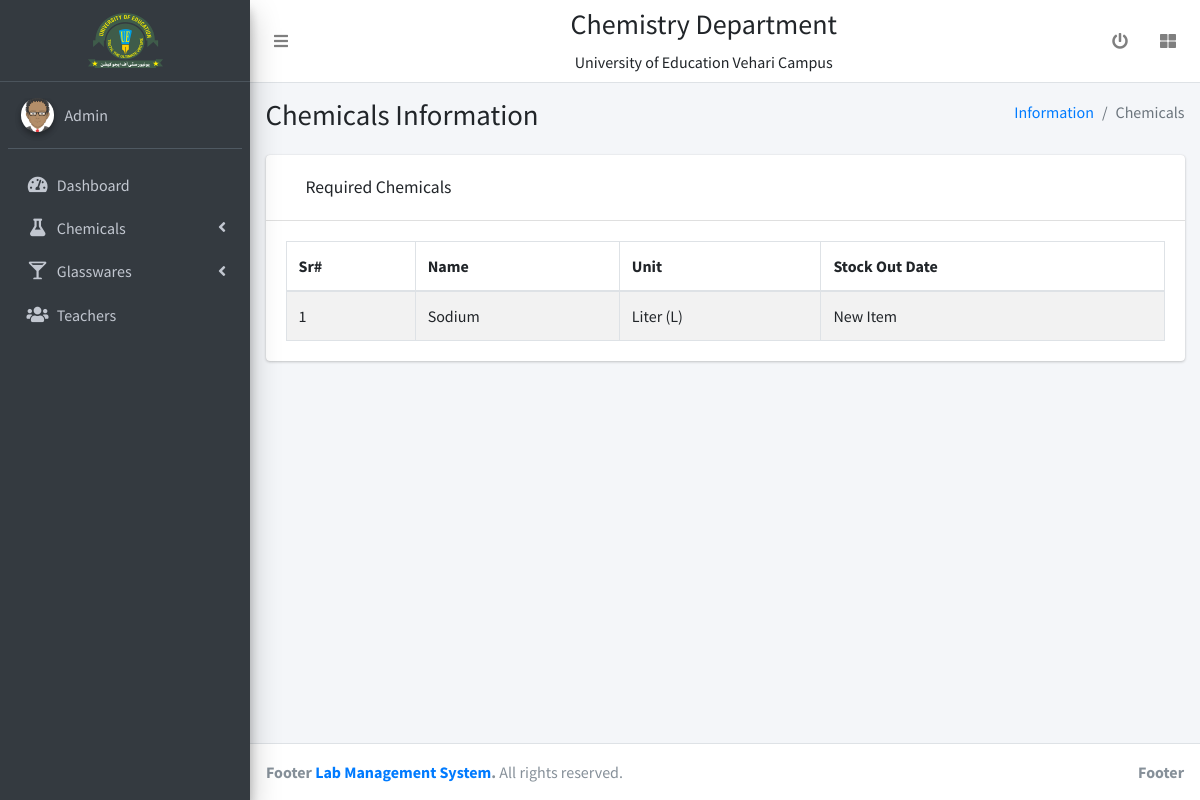
The page /required-chemical.php (signed in) on the database its author committed.
### tables this page shows
CREATE TABLE `chemical_stock` (
  `id` int(11) NOT NULL,
  `chemical_id` int(11) NOT NULL,
  `c_stock` int(11) NOT NULL DEFAULT '0',
  `CreationDate` varchar(255) NOT NULL,
  `UpdationDate` varchar(255) NOT NULL
);

CREATE TABLE `chemicals` (
  `c_id` int(11) NOT NULL,
  `c_name` varchar(11) NOT NULL,
  `c_unit` varchar(255) NOT NULL,
  `CreationDate` varchar(255) NOT NULL,
  `UpdationDate` varchar(255) NOT NULL
);

### required-chemical.php (the view, shortened to what this page needs)
<?php
include 'others/dbconn.php';
 ?>
<?php include 'others/header.php'; ?>
<?php include 'others/sidebar.php'; ?>
  <div class="content-wrapper">
    <section class="content-header">
      <div class="container-fluid">
        <div class="row mb-2">
          <div class="col-sm-6">
            <h1>Chemicals Information</h1>
          </div>
          <div class="col-sm-6">
            <ol class="breadcrumb float-sm-right">
              <li class="breadcrumb-item"><a href="#">Information</a></li>
              <li class="breadcrumb-item active">Chemicals</li>
            </ol>
          </div>
        </div>
      </div>
    </section>
    <section class="content">
      <div class="container-fluid">
        <div class="row">
          <div class="col-12">
            <div class="card">
              <div class="card-header">
                <div class="row" style="padding: 10px 20px;">
                    <div class="col-md-6 col-sm-6 col-6">
                      <h3 class="card-title">Required Chemicals </h3>
                    </div>
                </div>
              </div>
              <div class="card-body">
                <table id="example1" class="table table-bordered table-striped">
                  <thead>
                  <tr>
                    <th>Sr#</th>
                    <th>Name</th>
                    <th>Unit</th>
                    <th>Stock Out Date</th>
                  </tr>
                  </thead>
                  <tbody>
                    <?php
                    $k=0;
                   $sql1 = "SELECT * FROM chemical_stock WHERE c_stock='0'";
                    $result1 = $conn->query($sql1);
                   if ($result1->num_rows > 0) {
                     while($row = $result1->fetch_assoc()) {
                    ?>
                  <tr id="<?php echo $row['id'];?>">
                    <td><?php echo ++$k; ?></td>
                    <td data-target="cname"><?php
                    $chid=$row['chemical_id'];
                    $sql2 = "SELECT * FROM chemicals WHERE c_id='$chid'";
                     $result2 = $conn->query($sql2);
                     $row2 = $result2->fetch_assoc();
                     echo $row2['c_name'];
                  ?></td>
                  <td data-target="cunit"><?php echo $row2['c_unit']; ?></td>
                    <td>
                      <?php if ($row['UpdationDate']!='') {
                      echo $row['UpdationDate'];
                    } else {
                      echo "New Item";
                    }
                     ?>
                    </td>
                  </tr>
                   <?php } } else { ?>
                    <tr>
                      <th colspan="6">No Record Exists!!!!</th>
                    </tr>
                     <?php } ?>
                  </tbody>
                </table>
              </div>
            </div>
          </div>
        </div>
      </div>
    </section>
  </div>
  <?php include 'others/footer.php'; ?>

### rows shown on the page
chemical_stock: chemical.c_name "Sodium", chemical.c_unit "Liter (L)", UpdationDate "New Item"
